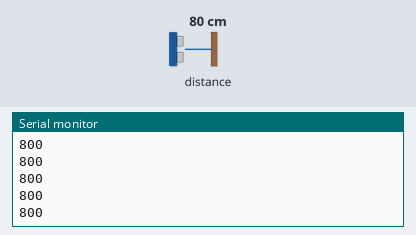
Simulated run of this sketch. Board: Arduino Uno, built with avr-gcc and run on an emulated ATmega328P. Shown: the last lines printed to the serial monitor. The inputs (shaded band) are chosen by the test bench; at power-on: distance to the obstacle 80 cm.

Above: at 1.2 s.
1.3 s: distance to the obstacle set to 2 cm
At 1.6 s:
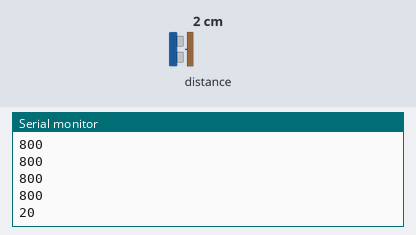
2.8 s: distance to the obstacle set to 4 cm
At 3.0 s:
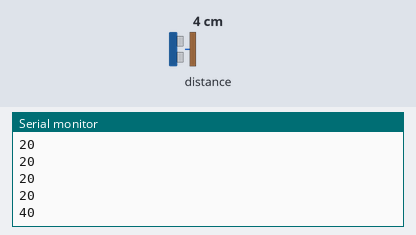
Timing chart, 0 to 5.8 s (numbered marks = the images above; inputs shaded):
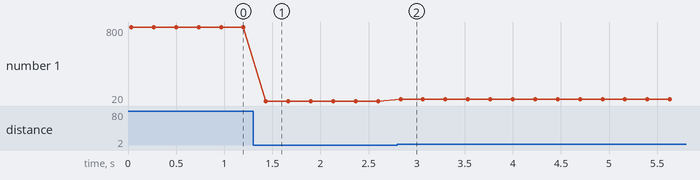

Measured:
- after the input at 1.3 s, the serial monitor: prints a new line after 0.13 s (image 1)
- after the input at 2.8 s, the serial monitor: prints a new line at once (image 2)
- plotted number 1: 800 → 20 after the input at 1.3 s, 20 → 40 after the input at 2.8 s

The sketch:

soloLaser.ino
```cpp
#include <Wire.h>
#include <Adafruit_VL53L0X.h>


// Láser
Adafruit_VL53L0X lox = Adafruit_VL53L0X();

void setup() {
  //Esta parta de código es necesaria para iniciar i2c
  Wire.begin();
  Wire.setClock(100000);  // Configura la velocidad del I2C a 100kHz (puedes probar también 400kHz)

  //Se inicia la comunicación serial
  Serial.begin(115200);

  //Se inicia el laser
  iniciarLaser();
}

void loop() {
  int distancia = leerLaser();
  Serial.println(distancia);
  delay(200);
}
```

laser.ino
```cpp
//Funcion que inicializa el láser, el objeto láser debe estar creado de forma global
//Para inicializar láser: Adafruit_VL53L0X lox = Adafruit_VL53L0X();
void iniciarLaser() {
  if (!lox.begin()) {
    Serial.println(F("Error al inicializar el VL53L0X"));
    while (1)
      ;
  }
}

//Funcion que retorna la distancia detectada por el sensor de distancia láser
//En caso de que la lectura sea inválida, retorna un -1
int leerLaser() {
  VL53L0X_RangingMeasurementData_t measure;

  lox.rangingTest(&measure, false);

  if (measure.RangeStatus != 4) {
    return measure.RangeMilliMeter;
  } else {
    return -1;
  }
}
```
